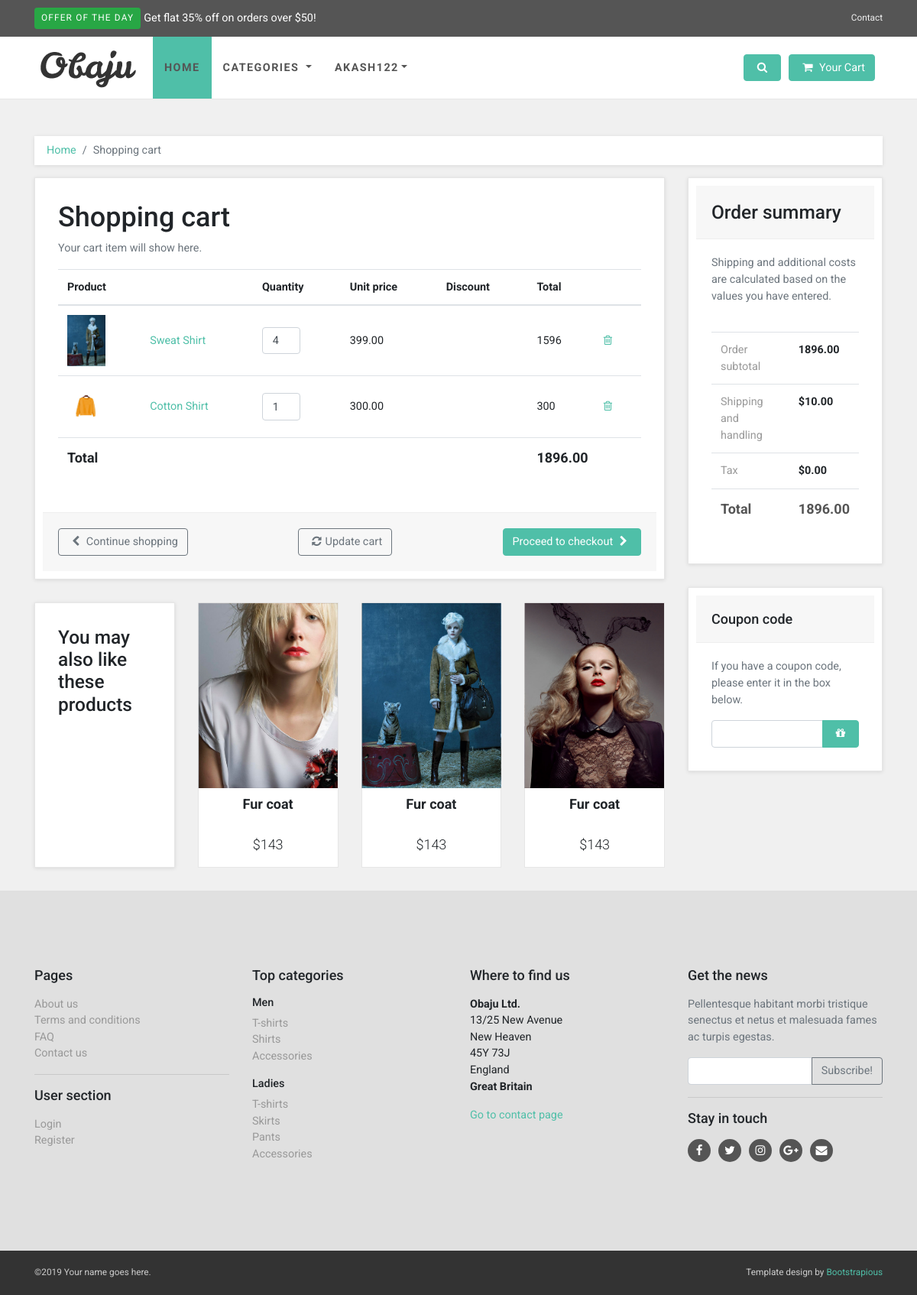
Before: /cart/akash122 (signed in) with the older database file.
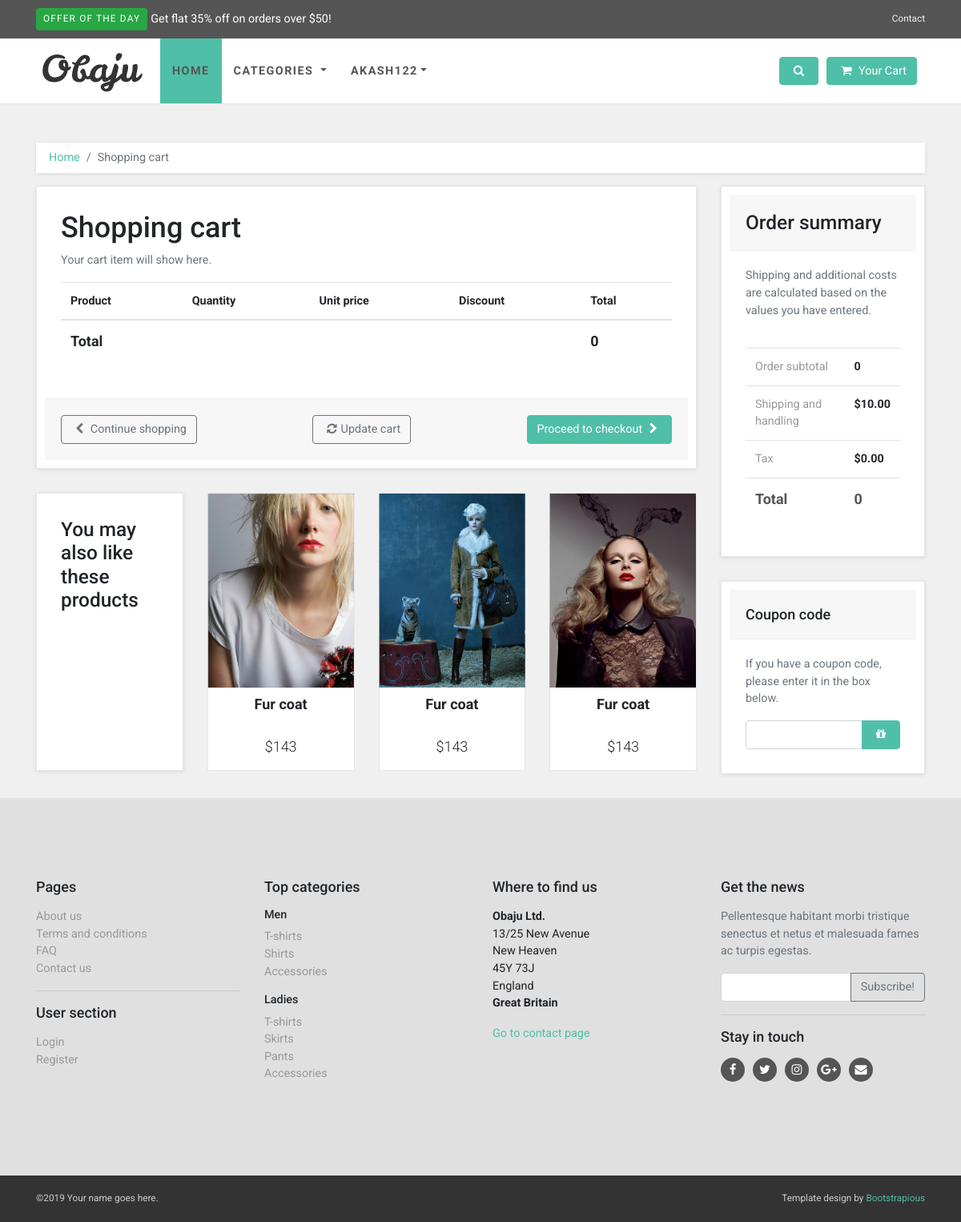
After: the same page with the newer database file.
### account/models.py (models this page shows)
class User(AbstractUser):
    mobile = models.CharField(max_length=20, blank=True)
    user_type = models.CharField(max_length=10, choices=user_choices, blank=True)
    objects = UserManager()
    USERNAME_FIELD = 'username'
    def __str__(self) -> str:
        return self.username

### cart/models.py (models this page shows, shortened)
class CartItems(models.Model):
    user = models.ForeignKey(User, on_delete= models.CASCADE)
    product = models.ForeignKey(Product, on_delete= models.CASCADE)
    quantity = models.PositiveIntegerField()

### product/models.py (models this page shows, shortened)
class Product(models.Model):
    product_name = models.CharField(max_length=100)
    product_desc = models.TextField()
    category = models.ForeignKey(product_category, on_delete=models.SET_NULL, null=True)
    brand = models.ForeignKey(Brand, on_delete=models.SET_NULL, null=True)
    color = models.ForeignKey(Color, on_delete=models.SET_NULL, null=True, blank=True)
    mdl = models.ForeignKey(Mdl, on_delete=models.CASCADE, null=True, blank=True)
    price = models.DecimalField(max_digits=10, decimal_places=2)
    user = models.ForeignKey(User, on_delete=models.CASCADE)
    stock_quantity = models.PositiveIntegerField()
    image1 = models.ImageField(upload_to = 'static/')
    image2 = models.ImageField(upload_to = 'static/')
    image3 = models.ImageField(upload_to = 'static/')
    image4 = models.ImageField(upload_to = 'static/', blank=True)
    image5 = models.ImageField(upload_to = 'static/', blank=True)

### cart/views.py (the view, shortened to what this page needs)
# urls.py: path('cart/<str:id>', views.cartlist),
@login_required(login_url='/register')
def cartlist(request,id):
    if request.method == 'GET':
        total = 0
        data = CartItems.objects.filter(user=User.objects.get(username=id))
        for x in data:
            total += x.product.price * x.quantity
        context = {
            'data' : data,
            'total' : total
        }
        return render(request, 'cart_template/basket.html', context)

### templates/cart_template/basket.html (shortened to what this page needs)
{% extends '../base.html' %}
{% load static %}
{% block content %}
    <div id="all">
      <div id="content">
        <div class="container">
          <div class="row">
            <div class="col-lg-12">
              <nav aria-label="breadcrumb">
                <ol class="breadcrumb">
                  <li class="breadcrumb-item"><a href="#">Home</a></li>
                  <li aria-current="page" class="breadcrumb-item active">Shopping cart</li>
                </ol>
              </nav>
            </div>
            <div id="basket" class="col-lg-9">
              <div class="box">
                <form method="post" action="">
                  <h1>Shopping cart</h1>
                  <p class="text-muted"> Your cart item will show here. </p>
                  <div class="table-responsive">
                    <table class="table">
                      <thead>
                        <tr>
                          <th colspan="2">Product</th>
                          <th>Quantity</th>
                          <th>Unit price</th>
                          <th>Discount</th>
                          <th colspan="2">Total</th>
                        </tr>
                      </thead>
                      <tbody>
                        {% for data in data %}
                        <tr>
                          <td><a href="#"><img src="../{{data.product.image1}}" alt=""></a></td>
                          <td><a href="#">{{data.product.product_name}}</a></td>
                          <td>
                            <input type="number" name="{{data.id}}" value="{{data.quantity}}" class="form-control">
                          </td>
                          <td>{{data.product.price}}</td>
                          <td>{{data.product.Discount}}</td>
                          <td>{% widthratio data.product.price 1 data.quantity %}</td>
                          <td><a href="/remove-cart/{{user}}/{{data.id}}"><i class="fa fa-trash-o"></i></a></td>
                        </tr>
                        {% endfor %}
                      </tbody>
                      <tfoot>
                        <tr>
                          <th colspan="5">Total</th>
                          <th colspan="2">{{total}}</th>
                        </tr>
                      </tfoot>
                    </table>
                  </div>
                  <div class="box-footer d-flex justify-content-between flex-column flex-lg-row">
                    <div class="left"><a href="category.html" class="btn btn-outline-secondary"><i class="fa fa-chevron-left"></i> Continue shopping</a></div>
                    <div class="right">
                      <button type="submit" class="btn btn-outline-secondary"><i class="fa fa-refresh"></i>Update cart</button>
                    </div>
                    <button class="btn btn-primary">Proceed to checkout <i class="fa fa-chevron-right"></i></button>
                  </div>
                </form>
              </div>
              <div class="row same-height-row">
                <div class="col-lg-3 col-md-6">
                  <div class="box same-height">
                    <h3>You may also like these products</h3>
                  </div>
                </div>
                <div class="col-md-3 col-sm-6">
                  <div class="product same-height">
                    <div class="flip-container">
                      <div class="flipper">
                        <div class="front"><a href="detail.html"><img src="{% static 'img/product2.jpg' %}" alt="" class="img-fluid"></a></div>
                        <div class="back"><a href="detail.html"><img src="{% static 'img/product2_2.jpg' %}" alt="" class="img-fluid"></a></div>
                      </div>
                    </div><a href="detail.html" class="invisible"><img src="{% static 'img/product2.jpg' %}" alt="" class="img-fluid"></a>
                    <div class="text">
                      <h3>Fur coat</h3>
                      <p class="price">$143</p>
                    </div>
                  </div>
                </div>
                <div class="col-md-3 col-sm-6">
                  <div class="product same-height">
                    <div class="flip-container">
                      <div class="flipper">
                        <div class="front"><a href="detail.html"><img src="{% static 'img/product1.jpg' %}" alt="" class="img-fluid"></a></div>
                        <div class="back"><a href="detail.html"><img src="{% static 'img/product1_2.jpg' %}" alt="" class="img-fluid"></a></div>
                      </div>
                    </div><a href="detail.html" class="invisible"><img src="{% static 'img/product1.jpg' %}" alt="" class="img-fluid"></a>
                    <div class="text">
                      <h3>Fur coat</h3>
                      <p class="price">$143</p>
                    </div>
                  </div>
                </div>
                <div class="col-md-3 col-sm-6">
                  <div class="product same-height">
                    <div class="flip-container">
                      <div class="flipper">
                        <div class="front"><a href="detail.html"><img src="{% static 'img/product3.jpg' %}" alt="" class="img-fluid"></a></div>
                        <div class="back"><a href="detail.html"><img src="{% static 'img/product3_2.jpg' %}" alt="" class="img-fluid"></a></div>
                      </div>
                    </div><a href="detail.html" class="invisible"><img src="{% static 'img/product3.jpg' %}" alt="" class="img-fluid"></a>
                    <div class="text">
                      <h3>Fur coat</h3>
                      <p class="price">$143</p>
                    </div>
                  </div>
                </div>
              </div>
            </div>
            <div class="col-lg-3">
              <div id="order-summary" class="box">
                <div class="box-header">
                  <h3 class="mb-0">Order summary</h3>
                </div>
                <p class="text-muted">Shipping and additional costs are calculated based on the values you have entered.</p>
                <div class="table-responsive">
                  <table class="table">
                    <tbody>
                      <tr>
                        <td>Order subtotal</td>
                        <th>{{total}}</th>
                      </tr>
                      <tr>
                        <td>Shipping and handling</td>
                        <th>$10.00</th>
                      </tr>
                      <tr>
                        <td>Tax</td>
                        <th>$0.00</th>
                      </tr>
                      <tr class="total">
                        <td>Total</td>
                        <th>{{total}}</th>
                      </tr>
                    </tbody>
                  </table>
                </div>
              </div>
              <div class="box">
                <div class="box-header">
                  <h4 class="mb-0">Coupon code</h4>
                </div>
                <p class="text-muted">If you have a coupon code, please enter it in the box below.</p>
                <form>
                  <div class="input-group">
                    <input type="text" class="form-control"><span class="input-group-append">
                      <button type="button" class="btn btn-primary"><i class="fa fa-gift"></i></button></span>
                  </div>
                </form>
              </div>
            </div>
          </div>
        </div>
      </div>
    </div>
{% endblock %}

### templates/base.html (shortened to what this page needs)
{% load static %}
<!DOCTYPE html>
<html>
<head>
  <link rel="stylesheet" href="{% static 'vendor/bootstrap/css/bootstrap.min.css' %}">
  <link rel="stylesheet" href="{% static 'vendor/font-awesome/css/font-awesome.min.css' %}">
  <link rel="stylesheet" href="{% static 'vendor/owl.carousel/assets/owl.carousel.css' %}">
  <link rel="stylesheet" href="{% static 'vendor/owl.carousel/assets/owl.theme.default.css' %}">
  <link rel="stylesheet" href="{% static 'css/style.default.css' %}" id="theme-stylesheet">
  <link rel="stylesheet" href="{% static 'css/custom.css' %}">
</head>
<body>
  <header class="header mb-5">
    <div id="top">
      <div class="container">
        <div class="row">
          <div class="col-lg-6 offer mb-3 mb-lg-0"><a href="#" class="btn btn-success btn-sm">Offer of the day</a><a
              href="#" class="ml-1">Get flat 35% off on orders over $50!</a></div>
          <div class="col-lg-6 text-center text-lg-right">
            <ul class="menu list-inline mb-0">
              <li class="list-inline-item"><a href="contact.html">Contact</a></li>
            </ul>
          </div>
        </div>
      </div>
    </div>
    <nav class="navbar navbar-expand-lg">
      <div class="container"><a href="index.html" class="navbar-brand home"><img src="{% static 'img/logo.png' %}"
            alt="Obaju logo" class="d-none d-md-inline-block"><img src="{% static 'img/logo-small.png' %}"
            alt="Obaju logo" class="d-inline-block d-md-none"><span class="sr-only">Obaju - go to homepage</span></a>
        <div id="navigation" class="collapse navbar-collapse">
          <ul class="navbar-nav mr-auto">
            <li class="nav-item"><a href="#" class="nav-link active">Home</a></li>
            <li class="nav-item dropdown menu-large"><a href="#" data-toggle="dropdown" data-hover="dropdown"
                data-delay="200" class="dropdown-toggle nav-link"> Categories <b class="caret"></b></a>
            </li>
            <li class="nav-item dropdown menu-large"><a href="#" data-toggle="dropdown" data-hover="dropdown"
                data-delay="200" class="dropdown-toggle nav-link">{{user}}<b class="caret"></b></a>
            </li>
          </ul>
          <div class="navbar-buttons d-flex justify-content-end">
            <div id="search-not-mobile" class="navbar-collapse collapse"></div><a data-toggle="collapse" href="#search"
              class="btn navbar-btn btn-primary d-none d-lg-inline-block"><span class="sr-only">Toggle search</span><i
                class="fa fa-search"></i></a>
            {% if user.is_authenticated %}
            <div id="basket-overview" class="navbar-collapse collapse d-none d-lg-block"><a href="../cart/{{user}}"
                class="btn btn-primary navbar-btn"><i class="fa fa-shopping-cart"></i><span> Your Cart </span></a>
            </div>
            {% endif %}
          </div>
        </div>
      </div>
    </nav>
  </header>
  {% block content %}
  {% endblock %}
  <div id="footer">
    <div class="container">
      <div class="row">
        <div class="col-lg-3 col-md-6">
          <h4 class="mb-3">Pages</h4>
          <ul class="list-unstyled">
            <li><a href="text.html">About us</a></li>
            <li><a href="text.html">Terms and conditions</a></li>
            <li><a href="faq.html">FAQ</a></li>
            <li><a href="contact.html">Contact us</a></li>
          </ul>
          <hr>
          <h4 class="mb-3">User section</h4>
          <ul class="list-unstyled">
            <li><a href="#" data-toggle="modal" data-target="#login-modal">Login</a></li>
            <li><a href="/register">Register</a></li>
          </ul>
        </div>
        <div class="col-lg-3 col-md-6">
          <h4 class="mb-3">Top categories</h4>
          <h5>Men</h5>
          <ul class="list-unstyled">
            <li><a href="category.html">T-shirts</a></li>
            <li><a href="category.html">Shirts</a></li>
            <li><a href="category.html">Accessories</a></li>
          </ul>
          <h5>Ladies</h5>
          <ul class="list-unstyled">
            <li><a href="category.html">T-shirts</a></li>
            <li><a href="category.html">Skirts</a></li>
            <li><a href="category.html">Pants</a></li>
            <li><a href="category.html">Accessories</a></li>
          </ul>
        </div>
        <div class="col-lg-3 col-md-6">
          <h4 class="mb-3">Where to find us</h4>
          <p><strong>Obaju Ltd.</strong><br>13/25 New Avenue<br>New Heaven<br>45Y 73J<br>England<br><strong>Great
              Britain</strong></p><a href="contact.html">Go to contact page</a>
        </div>
        <div class="col-lg-3 col-md-6">
          <h4 class="mb-3">Get the news</h4>
          <p class="text-muted">Pellentesque habitant morbi tristique senectus et netus et malesuada fames ac turpis
            egestas.</p>
          <form>
            <div class="input-group">
              <input type="text" class="form-control"><span class="input-group-append">
                <button type="button" class="btn btn-outline-secondary">Subscribe!</button></span>
            </div>
          </form>
          <hr>
          <h4 class="mb-3">Stay in touch</h4>
          <p class="social"><a href="#" class="facebook external"><i class="fa fa-facebook"></i></a><a href="#"
              class="twitter external"><i class="fa fa-twitter"></i></a><a href="#" class="instagram external"><i
                class="fa fa-instagram"></i></a><a href="#" class="gplus external"><i
                class="fa fa-google-plus"></i></a><a href="#" class="email external"><i class="fa fa-envelope"></i></a>
          </p>
        </div>
      </div>
    </div>
  </div>
  <div id="copyright">
    <div class="container">
      <div class="row">
        <div class="col-lg-6 mb-2 mb-lg-0">
          <p class="text-center text-lg-left">©2019 Your name goes here.</p>
        </div>
        <div class="col-lg-6">
          <p class="text-center text-lg-right">Template design by <a href="https://bootstrapious.com/">Bootstrapious</a>
          </p>
        </div>
      </div>
    </div>
  </div>
</body>
</html>

Changed rows visible on the page:
removed CartItems: product.image1 (picture), product.product_name "Sweat Shirt", quantity "4", product.price "399.00", product+quantity "1596"
removed CartItems: product.image1 (picture), product.product_name "Cotton Shirt", quantity "1", product.price "300.00", product+quantity "300"
Other visible differences:
{{ total }}: "1896.00" → "0"
